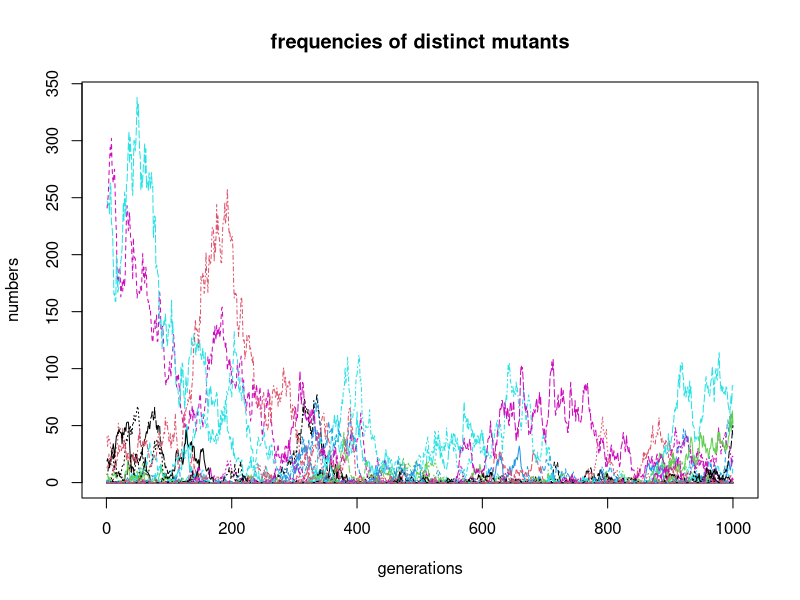
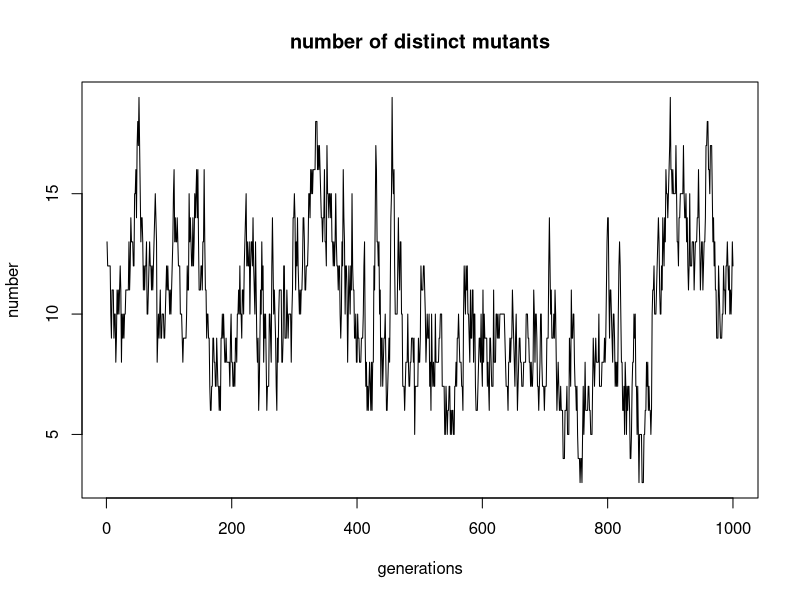
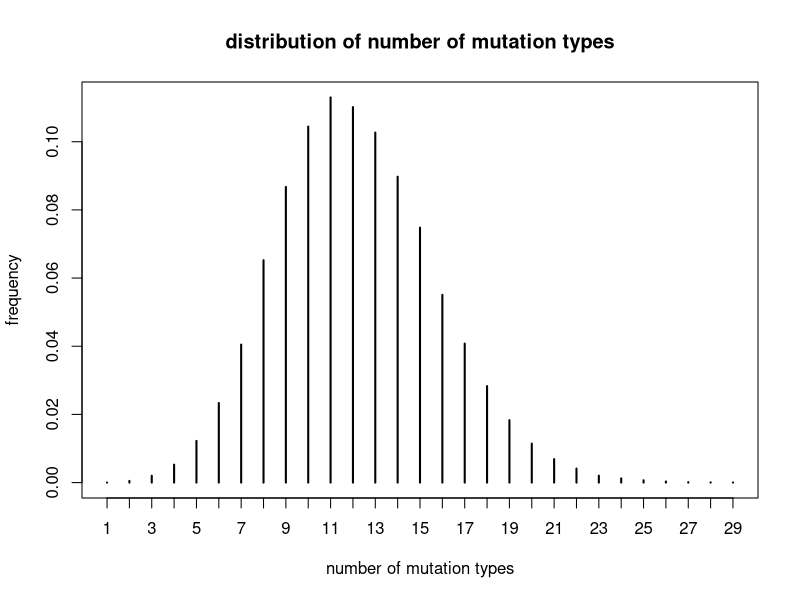
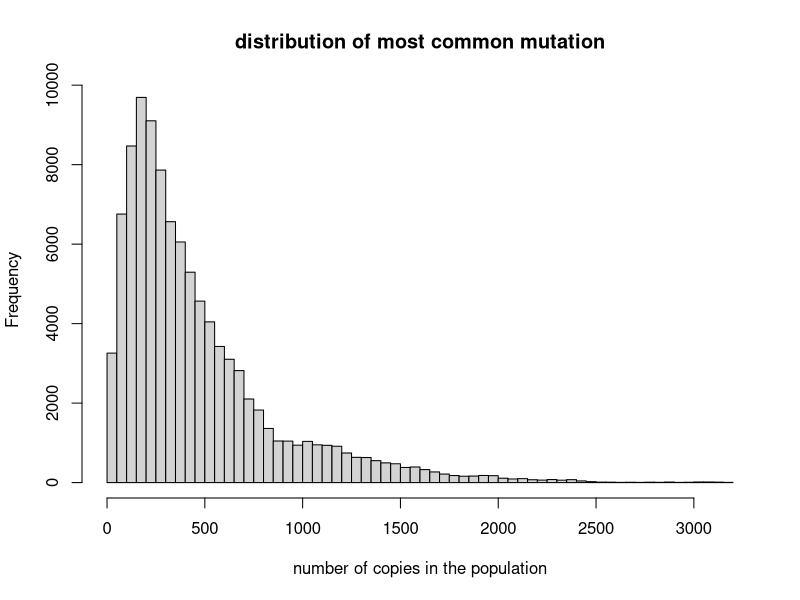
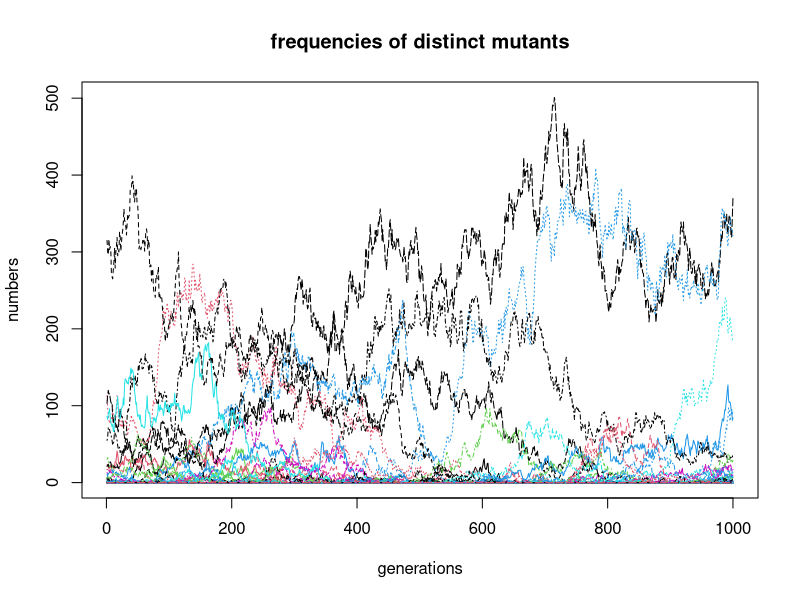
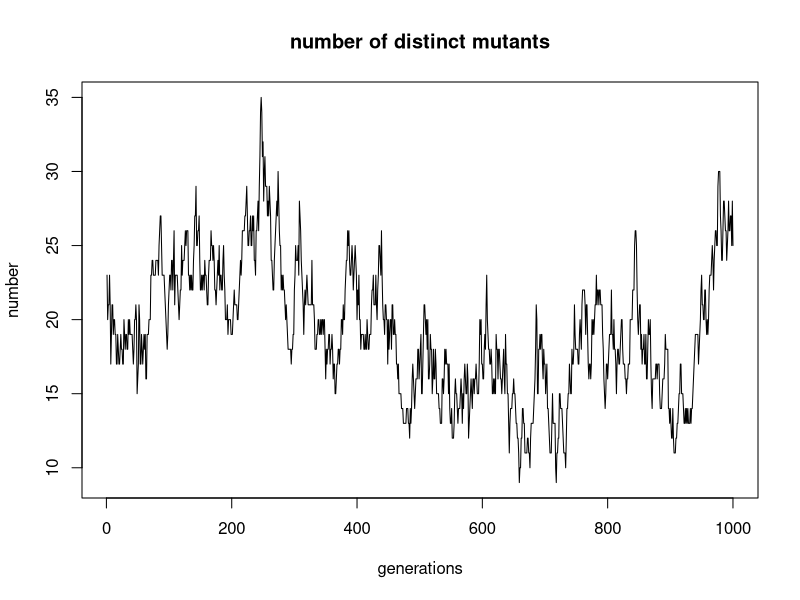
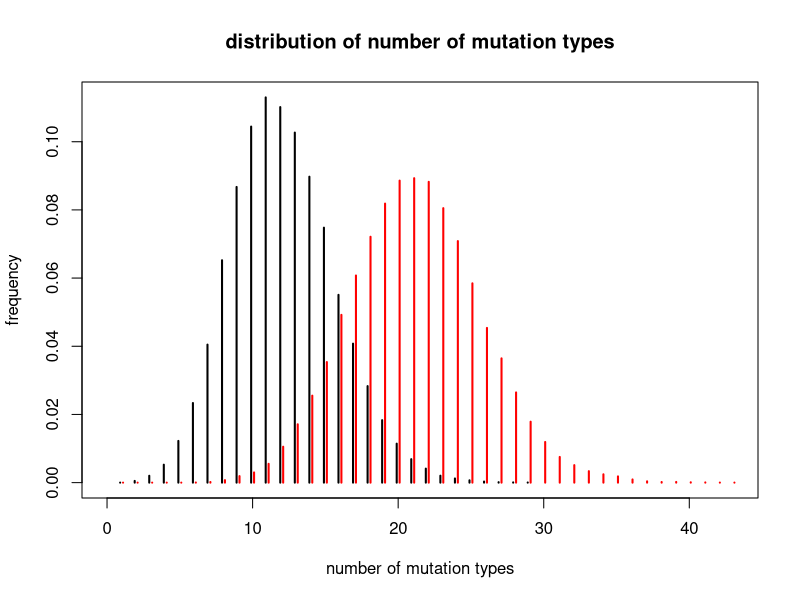
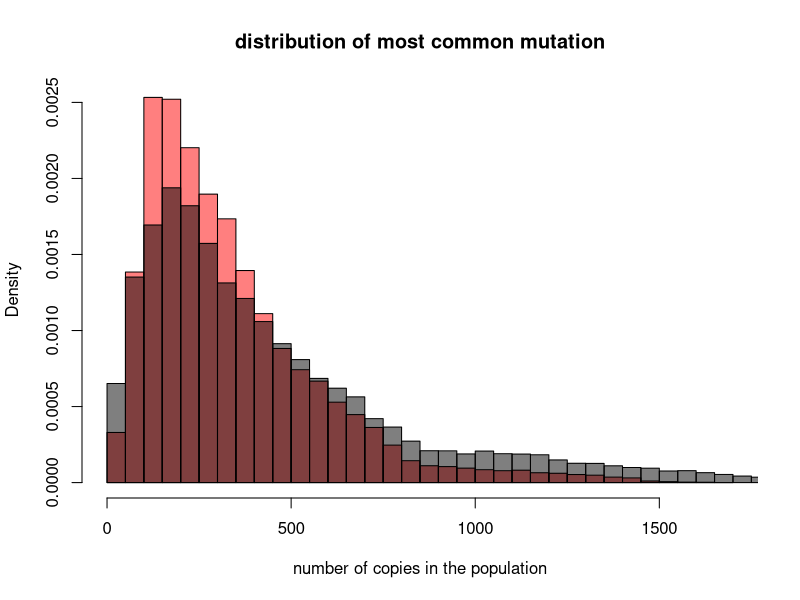

Here is the R script that generated these plots, in order:
## ---- chunk 1
fig.dim <- 5
knitr::opts_chunk$set(fig.height=fig.dim,fig.width=2*fig.dim,fig.align='center')
## ---- chunk 2
    sim_muts <- function (ngens,offspring,muN=mu*N,mu,N,max.muts=muN*100,z0=0) {
        z <- matrix(0L,nrow=max.muts,ncol=ngens)
        z[,1] <- z0
        for (k in 2:ngens) {
            z[,k] <- offspring(z[,k-1])
            new.muts <- sample(which(z[,k]==0), rpois(1,muN)) # errors if max.muts isn't big enough
            z[new.muts,k] <- 1
        }
        return(z)
    }
    s <- 0.001
    # get it started
    history <- sim_muts(ngens=1000,offspring=function(z){rpois(length(z),lambda=(1-s)*z)},muN=1,max.muts=200)
    history <- sim_muts(ngens=1000,offspring=function(z){rpois(length(z),lambda=(1-s)*z)},muN=1,max.muts=200,z0=history[,1000])
    matplot(t(history),type='l',main="frequencies of distinct mutants",xlab="generations",ylab="numbers")
    plot(colSums(history>0),type='l',main="number of distinct mutants",xlab="generations",ylab="number")
## ---- chunk 3
    pois.hist <- sim_muts(ngens=100000,offspring=function(z){rpois(length(z),lambda=(1-s)*z)},muN=1,max.muts=200,z0=history[,ncol(history)])
    plot( table( colSums(pois.hist>0) )/ncol(pois.hist), ylab="frequency", xlab="number of mutation types", main="distribution of number of mutation types" )
    hist( apply(pois.hist,2,max), xlab="number of copies in the population", main="distribution of most common mutation", breaks=50 )
## ---- chunk 4
    # hm, this one needs longer to reach equilibrium
    binom.fn <- function(z){rbinom(length(z),size=2*z,prob=(1-s)/2)}
    history <- sim_muts(ngens=1000,offspring=binom.fn,muN=1,max.muts=200)
    history <- sim_muts(ngens=1000,offspring=binom.fn,muN=1,max.muts=200,z0=history[,1000])
    matplot(t(history),type='l',main="frequencies of distinct mutants",xlab="generations",ylab="numbers")
    plot(colSums(history>0),type='l',main="number of distinct mutants",xlab="generations",ylab="number")
## ---- chunk 5
    binom.hist <- sim_muts(ngens=100000,offspring=binom.fn,muN=1,max.muts=200,z0=history[,1000])
    binom.counts <- tabulate(colSums(binom.hist>0))/ncol(binom.hist)
    pois.counts <- tabulate(colSums(pois.hist>0))/ncol(pois.hist)
    # plot number of types
    plot(x=seq_along(pois.counts)-0.1, y=pois.counts, type='h', lwd=2, ylab="frequency", 
            xlab="number of mutation types", main="distribution of number of mutation types",
            xlim=c(0,max(length(pois.counts),length(binom.counts)))
        )
    points(x=seq_along(binom.counts)+0.1, y=binom.counts, type='h', lwd=2, col='red' )
    # and size of largest type
    hist( apply(binom.hist,2,max), breaks=50, col=adjustcolor("red",0.5), freq=FALSE, 
        xlab="number of copies in the population", main="distribution of most common mutation"  )
    hist( apply(pois.hist,2,max), breaks=50, col=adjustcolor("black",0.5), freq=FALSE, add=TRUE )
## ---- chunk 6
    # plot number of types
    hist( colSums(binom.hist), breaks=50, col=adjustcolor("red",0.5), freq=FALSE, 
        xlab="number of mutations in the population", main="distribution of total number of mutations",
        xlim=c(0,5000) )
    hist( colSums(pois.hist), breaks=50, col=adjustcolor("black",0.5), freq=FALSE, add=TRUE )
    legend("topright",fill=c('black','red'),legend=c("poisson","binomial"))
## ---- chunk 7
sim_lifetime <- function (ngens,offspring,z=1,...) {
    k <- 1
    while ( k<ngens ) {
        z <- sum(offspring(z,...)) 
        if (z==0) { break; } else { k <- k+1 }
    }
    return(k-1)
}

ngens <- 1e8
svals <- 10^(seq(-4,-2,length.out=10))
nreps <- 1e4

pois.lts <- lapply(svals, function (s) { replicate( nreps, sim_lifetime(ngens,rpois,lambda=1-s) ) } )
pois.means <- sapply( pois.lts, mean, na.rm=TRUE )
pois.sds <- sapply( pois.lts, sd, na.rm=TRUE )

geom.lts <- lapply(svals, function (s) { replicate( nreps, sim_lifetime(ngens,rgeom,prob=1/(2-s)) ) } )
geom.means <- sapply( geom.lts, mean, na.rm=TRUE )
geom.sds <- sapply( geom.lts, sd, na.rm=TRUE )

bif.lts <- lapply( svals, function (s) { replicate( nreps, sim_lifetime(ngens,rbinom,size=2,prob=(1-s)/2)) } )
bif.means <- sapply( bif.lts, mean, na.rm=TRUE )
bif.sds <- sapply( bif.lts, sd, na.rm=TRUE )

layout(t(1:2))

plot( svals, pois.means, col='red', ylim=range(pois.means,geom.means,bif.means) )
arrows( x0=svals, y0=pois.means-2*pois.sds/sqrt(nreps), y1=pois.means+2*pois.sds/sqrt(nreps), angle=90, code=3, col='red' )
points( svals, geom.means, col='blue' )
arrows( x0=svals, y0=geom.means-2*geom.sds/sqrt(nreps), y1=geom.means+2*geom.sds/sqrt(nreps), angle=90, code=3, col='blue' )
points( svals, bif.means, col='green' )
arrows( x0=svals, y0=bif.means-2*bif.sds/sqrt(nreps), y1=bif.means+2*bif.sds/sqrt(nreps), angle=90, code=3, col='green' )

plot( svals, pois.means, col='red', ylim=range(pois.means,geom.means,bif.means), log='xy' )
arrows( x0=svals, y0=pois.means-2*pois.sds/sqrt(nreps), y1=pois.means+2*pois.sds/sqrt(nreps), angle=90, code=3, col='red' )
abline( coef( lm( log10(pois.means) ~ log10(svals) ) ), untf=FALSE, col='red' )
points( svals, geom.means, col='blue' )
arrows( x0=svals, y0=geom.means-2*geom.sds/sqrt(nreps), y1=geom.means+2*geom.sds/sqrt(nreps), angle=90, code=3, col='blue' )
abline( coef( lm( log10(geom.means) ~ log10(svals) ) ), untf=FALSE, col='blue' )
points( svals, bif.means, col='green' )
arrows( x0=svals, y0=bif.means-2*bif.sds/sqrt(nreps), y1=bif.means+2*bif.sds/sqrt(nreps), angle=90, code=3, col='green' )
abline( coef( lm( log10(bif.means) ~ log10(svals) ) ), untf=FALSE, col='green' )

coefs <- rbind(
        poisson=coef( lm( log(pois.means) ~ log(svals) ) ),
        geometric=coef( lm( log(geom.means) ~ log(svals) ) ),
        bifurcating=coef( lm( log(bif.means) ~ log(svals) ) )
    )
coefs

